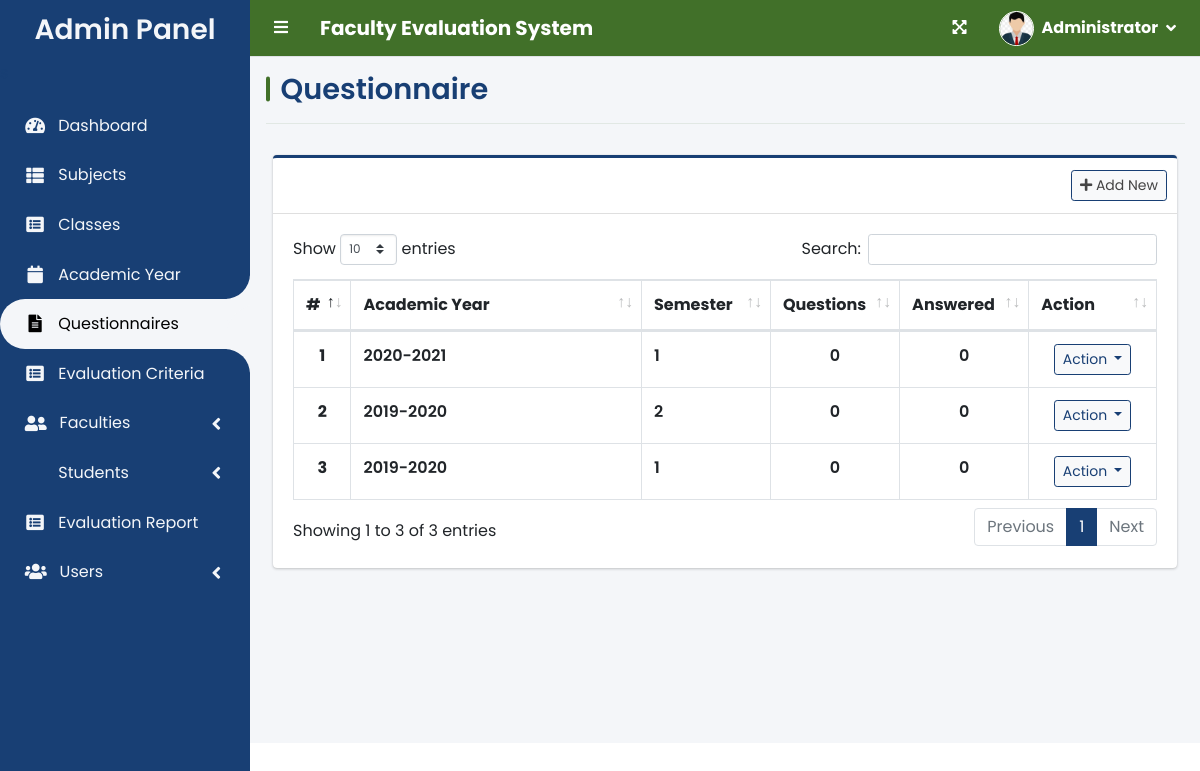
/index.php?page=questionnaire (signed in), run on an earlier commit of the app's database.
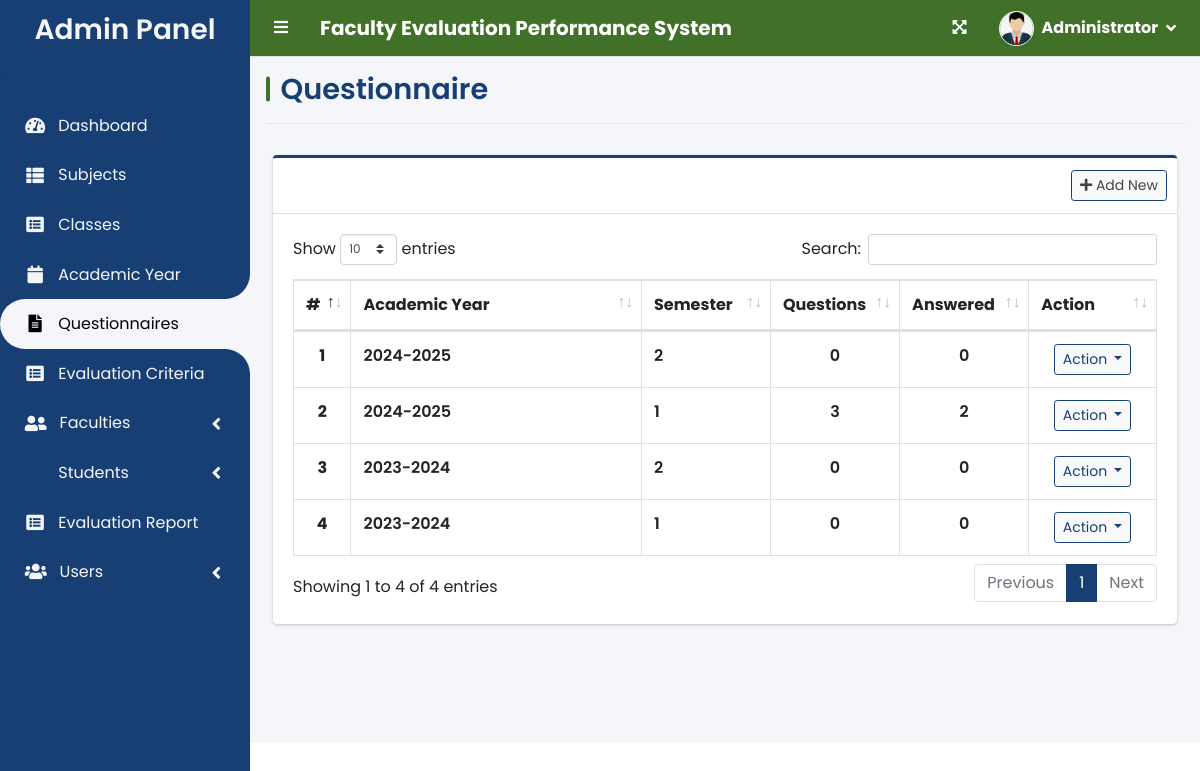
And on a later commit of the database.
### tables this page shows
CREATE TABLE `academic_list` (
  `id` int(30) NOT NULL,
  `year` text NOT NULL,
  `semester` int(30) NOT NULL,
  `is_default` tinyint(1) NOT NULL DEFAULT 0,
  `status` int(1) NOT NULL DEFAULT 0 COMMENT '0=Pending,1=Start,2=Closed'
);

### admin/questionnaire.php (the view, shortened to what this page needs)
<?php include'db_connect.php' ?>
<div class="col-lg-12">
	<div class="card card-outline card-primary">
		<div class="card-header">
			<div class="card-tools">
				<a class="btn btn-block btn-sm btn-default border-primary new_academic" href="javascript:void(0)"><i class="fa fa-plus"></i> Add New</a>
			</div>
		</div>
		<div class="card-body">
			<table class="table tab e-hover table-bordered" id="list">
				<colgroup>
					<col width="5%">
					<col width="35%">
					<col width="15%">
					<col width="15%">
					<col width="15%">
					<col width="15%">
				</colgroup>
				<thead>
					<tr>
						<th class="text-center">#</th>
						<th>Academic Year</th>
						<th>Semester</th>
						<th>Questions</th>
						<th>Answered</th>
						<th>Action</th>
					</tr>
				</thead>
				<tbody>
					<?php
					$i = 1;
					$qry = $conn->query("SELECT * FROM academic_list order by abs(year) desc,abs(semester) desc ");
					while($row= $qry->fetch_assoc()):
						$questions = $conn->query("SELECT * FROM question_list where academic_id ={$row['id']} ")->num_rows;
						$answers = $conn->query("SELECT * FROM evaluation_list where academic_id ={$row['id']} ")->num_rows;
					?>
					<tr>
						<th class="text-center"><?php echo $i++ ?></th>
						<td><b><?php echo $row['year'] ?></b></td>
						<td><b><?php echo $row['semester'] ?></b></td>
						<td class="text-center"><b><?php echo number_format($questions) ?></b></td>
						<td class="text-center"><b><?php echo number_format($answers) ?></b></td>
						<td class="text-center">
							<button type="button" class="btn btn-default btn-sm border-info wave-effect text-info dropdown-toggle" data-toggle="dropdown" aria-expanded="true">
		                      Action
		                    </button>
						</td>
					</tr>
				<?php endwhile; ?>
				</tbody>
			</table>
		</div>
	</div>
</div>

### topbar.php (shortened to what this page needs)
<nav class="main-header navbar navbar-expand navbar-primary">
    <ul class="navbar-nav">
        <?php if (isset($_SESSION['login_id'])): ?>
            <li class="nav-item">
                <a class="nav-link text-white" data-widget="pushmenu" href="" role="button">
                    <i class="fas fa-bars"></i>
                </a>
            </li>
        <?php endif; ?>
        <li>
            <a class="nav-link text-white font-weight-bold h5 mb-0" href="./" role="button">
                <?php echo $_SESSION['system']['name'] ?>
            </a>
        </li>
    </ul>
    <ul class="navbar-nav ml-auto">
        <li class="nav-item">
            <a class="nav-link text-white" data-widget="fullscreen" href="#" role="button">
                <i class="fas fa-expand-arrows-alt"></i>
            </a>
        </li>
        <li class="nav-item dropdown">
            <a class="nav-link d-flex align-items-center text-white" data-toggle="dropdown" href="javascript:void(0)">
                <div class="d-flex align-items-center">
                    <img src="assets/uploads/<?php echo $_SESSION['login_avatar'] ?>" alt="" class="user-img border border-white mr-2">
                    <span class="font-weight-bold mr-2"><?php echo ucwords($_SESSION['login_firstname']) ?></span>
                    <i class="fa fa-angle-down"></i>
                </div>
            </a>
        </li>
    </ul>
</nav>

What changed in the data, as far as the page shows it:
changed academic_list (number 1 of 4 on the later page): year "2019-2020" → "2024-2025"
changed academic_list (number 2 of 4 on the later page): year "2019-2020" → "2024-2025"; questions "0" → "3"; answers "0" → "2"
changed academic_list (number 3 of 4 on the later page): year "2020-2021" → "2023-2024"; semester "1" → "2"; moves down the list
added academic_list: year "2023-2024", semester "1", questions "0", answers "0"
Also different on the page:
$_SESSION['system']['name']: "Faculty Evaluation System" → "Faculty Evaluation Performance System"
text written by a page script: "Show entries Search: Showing 1 to 3 of 3 entries Previous 1 Next" → "Show entries Search: Showing 1 to 4 of 4 entries Previous 1 Next"
